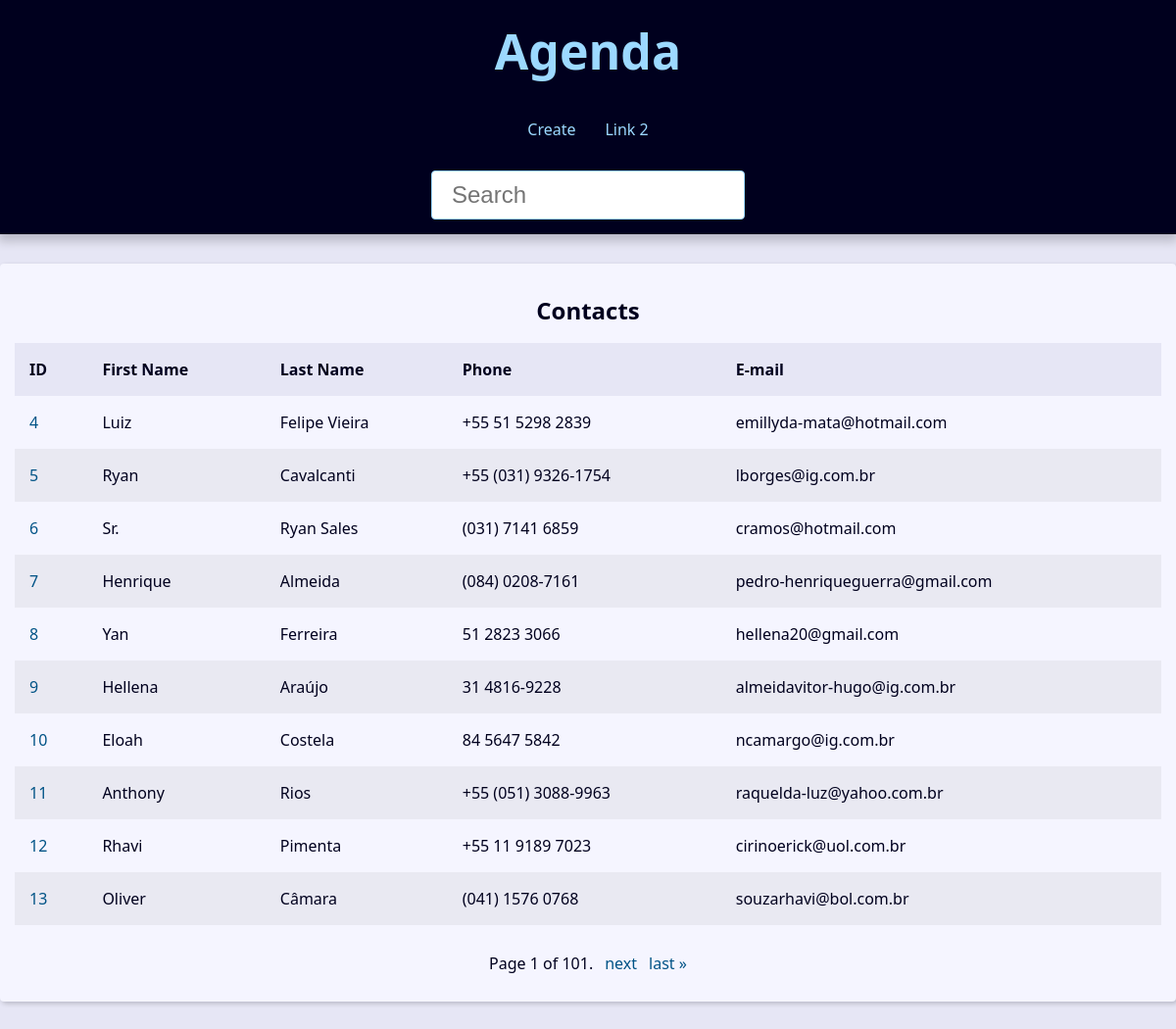
The page / on the database its author committed.
### contact/models.py (models this page shows, shortened)
class Contact(models.Model):
    first_name = models.CharField(max_length=50)
    last_name = models.CharField(max_length=50)
    phone = models.CharField(max_length=50)
    email = models.EmailField(max_length=254, blank=True)
    created_date = models.DateTimeField(default=timezone.now)
    description = models.TextField(blank=True)
    show = models.BooleanField(default=True)
    picture = models.ImageField(blank=True, upload_to='picture/%Y/%m/')
    category = models.ForeignKey(Category, on_delete=models.SET_NULL, blank=True, null=True)
    owner =  models.ForeignKey(User, on_delete=models.SET_NULL, blank=True, null=True)

### contact/views/contact_views.py (the view)
# urls.py: path('', views.index, name='index'),# type:ignore
def index(request):
    contacts = Contact.objects.all().filter(show=True).order_by('id')
    paginator = Paginator(contacts, 10)
    page_number = request.GET.get("page")
    page_obj = paginator.get_page(page_number)
    context = {
        'page_obj': page_obj,
        'site_title':'Contatos - '
    }
    return render(request,'contact/index.html', context )

### contact/templates/contact/index.html
{% extends "global/base.html" %}
{% block content %}
{% if page_obj %}
<div class="responsive-table">
    <table class="contacts-table">
    <caption class="table-caption">
        Contacts
    </caption>
    <thead>
        <tr class="table-row table-row-header">
            <th class="table-header">ID</th>
            <th class="table-header">First Name</th>
            <th class="table-header">Last Name</th>
            <th class="table-header">Phone</th>
            <th class="table-header">E-mail</th>
        </tr>
    </thead>
    <tbody>
        {% for contact in page_obj%}
        <tr class="table-row">
            <td class="table-cel">
                <a class="table-link" href="{% url "contact:contact" contact.id %}">
                    {{contact.id}}
                </a>
            </td>
            <td class="table-cel">
                {{contact.first_name}}
            </td>
            <td class="table-cel">
                {{contact.last_name}}
            </td>
            <td class="table-cel">
                {{contact.phone}}
            </td>
            <td class="table-cel">
                {{contact.email}}
            </td>
        </tr>
        {% endfor %}
    </tbody>
</table>
</div>
{% else %}
<div class="single-contact">
    <h1 class="single-contact-name">
        Nenhum contato encontrado.
    </h1>
</div>
{% endif %}
{% endblock content %}

### base_static/global/css/style.css (style rules this page uses)
:root { --spacing: 1.5rem; --link-dark-color: rgb(0, 83, 134); --link-light-color: rgb(156, 217, 255); --clr-white: rgb(245, 245, 255); --clr-black: rgb(0, 0, 30); --clr-light-gray: rgb(230, 230, 245); --clr-dark-shadow-5: rgba(0, 0, 10, 5%); --clr-dark-shadow-10: rgba(0, 0, 10, 10%); --clr-dark-shadow-20: rgba(0, 0, 10, 20%); --clr-light-shadow-5: rgba(200, 200, 255, 5%); --clr-light-shadow-10: rgba(200, 200, 255, 10%); --clr-light-shadow-20: rgba(200, 200, 255, 20%); --main-page-width: 120rem; --table-min-width: 60rem; --biggest-font-size: 5rem; --bigger-font-size: 4rem; --big-font-size: 3.2rem; --medium-font-size: 2.4rem; --small-font-size: 1.6rem; --smaller-font-size: 1.4rem; --smallest-font-size: 1.2rem; --transition-fast: 300ms; --transition-medium: 600ms; --transition-slow: 1s; --default-border-radius: 4px; }
*, *::before, *::after { margin: 0; padding: 0; box-sizing: border-box; }
html { font-size: 62.5%; }
body { font-family: system-ui, -apple-system, BlinkMacSystemFont, 'Segoe UI', Roboto, Oxygen, Ubuntu, Cantarell, 'Open Sans', 'Helvetica Neue', sans-serif; line-height: 1.5; font-size: var(--small-font-size); color: var(--clr-black); -webkit-font-smoothing: antialiased; background: var(--clr-light-gray); }
.responsive-table { width: 100%; overflow-x: auto; }
.contacts-table { width: 100%; min-width: var(--table-min-width); border-collapse: collapse; }
.table-caption { font-size: var(--medium-font-size); font-weight: bold; padding: var(--spacing); }
.table-row { text-align: left; text-overflow: ellipsis; transition: background-color var(--transition-fast) ease-in-out; }
.table-row:nth-of-type(2n) { background: var(--clr-dark-shadow-5); }
.table-row-header { background: var(--clr-light-gray); color: var(--clr-black); }
.table-cel, .table-header { padding: var(--spacing); }
.table-link { color: var(--link-dark-color); transition: color var(--transition-fast) ease-in-out; text-decoration: none; }

### rows shown on the page
Contact: id "4", first_name "Luiz", last_name "Felipe Vieira", phone "+55 51 5298 2839", email "emillyda-mata@hotmail.com"
Contact: id "5", first_name "Ryan", last_name "Cavalcanti", phone "+55 (031) 9326-1754", email "lborges@ig.com.br"
Contact: id "6", first_name "Sr.", last_name "Ryan Sales", phone "(031) 7141 6859", email "cramos@hotmail.com"
Contact: id "7", first_name "Henrique", last_name "Almeida", phone "(084) 0208-7161", email "pedro-henriqueguerra@gmail.com"
Contact: id "8", first_name "Yan", last_name "Ferreira", phone "51 2823 3066", email "hellena20@gmail.com"
Contact: id "9", first_name "Hellena", last_name "Araújo", phone "31 4816-9228", email "almeidavitor-hugo@ig.com.br"
Contact: id "10", first_name "Eloah", last_name "Costela", phone "84 5647 5842", email "ncamargo@ig.com.br"
Contact: id "11", first_name "Anthony", last_name "Rios", phone "+55 (051) 3088-9963", email "raquelda-luz@yahoo.com.br"
Contact: id "12", first_name "Rhavi", last_name "Pimenta", phone "+55 11 9189 7023", email "cirinoerick@uol.com.br"
Contact: id "13", first_name "Oliver", last_name "Câmara", phone "(041) 1576 0768", email "souzarhavi@bol.com.br"

### other values the page prints
{{ page_obj.number }} "1"
{{ page_obj.paginator.num_pages }} "101"
